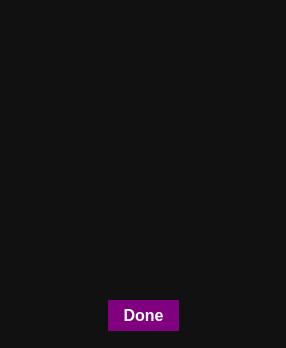
<?xml version="1.0" encoding="UTF-8"?>
<ui version="4.0">
 <class>Avoid</class>
 <widget class="QWidget" name="Avoid">
  <property name="geometry">
   <rect>
    <x>0</x>
    <y>0</y>
    <width>286</width>
    <height>348</height>
   </rect>
  </property>
  <property name="minimumSize">
   <size>
    <width>286</width>
    <height>348</height>
   </size>
  </property>
  <property name="maximumSize">
   <size>
    <width>286</width>
    <height>348</height>
   </size>
  </property>
  <property name="windowTitle">
   <string>Avoid Tiles</string>
  </property>
  <property name="windowIcon">
   <iconset>
    <normaloff>imageformats/smines_favicon.png</normaloff>imageformats/smines_favicon.png</iconset>
  </property>
  <property name="styleSheet">
   <string notr="true">QWidget{
	background-color: rgb(17, 17, 17); 
	color:white;
	border: 0;
}

#Done {
	color: white;
	background-color: purple; 
	font-size:16px;
	font-weight:bold;
}</string>
  </property>
  <widget class="QPushButton" name="pushButton_6">
   <property name="geometry">
    <rect>
     <x>20</x>
     <y>90</y>
     <width>45</width>
     <height>45</height>
    </rect>
   </property>
   <property name="text">
    <string/>
   </property>
   <property name="icon">
    <iconset>
     <normaloff>imageformats/tileNewBig.png</normaloff>imageformats/tileNewBig.png</iconset>
   </property>
   <property name="iconSize">
    <size>
     <width>45</width>
     <height>45</height>
    </size>
   </property>
  </widget>
  <widget class="QPushButton" name="pushButton_8">
   <property name="geometry">
    <rect>
     <x>120</x>
     <y>90</y>
     <width>45</width>
     <height>45</height>
    </rect>
   </property>
   <property name="text">
    <string/>
   </property>
   <property name="icon">
    <iconset>
     <normaloff>imageformats/tileNewBig.png</normaloff>imageformats/tileNewBig.png</iconset>
   </property>
   <property name="iconSize">
    <size>
     <width>45</width>
     <height>45</height>
    </size>
   </property>
  </widget>
  <widget class="QPushButton" name="pushButton_17">
   <property name="geometry">
    <rect>
     <x>220</x>
     <y>190</y>
     <width>45</width>
     <height>45</height>
    </rect>
   </property>
   <property name="text">
    <string/>
   </property>
   <property name="icon">
    <iconset>
     <normaloff>imageformats/tileNewBig.png</normaloff>imageformats/tileNewBig.png</iconset>
   </property>
   <property name="iconSize">
    <size>
     <width>45</width>
     <height>45</height>
    </size>
   </property>
  </widget>
  <widget class="QPushButton" name="pushButton_19">
   <property name="geometry">
    <rect>
     <x>170</x>
     <y>190</y>
     <width>45</width>
     <height>45</height>
    </rect>
   </property>
   <property name="text">
    <string/>
   </property>
   <property name="icon">
    <iconset>
     <normaloff>imageformats/tileNewBig.png</normaloff>imageformats/tileNewBig.png</iconset>
   </property>
   <property name="iconSize">
    <size>
     <width>45</width>
     <height>45</height>
    </size>
   </property>
  </widget>
  <widget class="QPushButton" name="pushButton_10">
   <property name="geometry">
    <rect>
     <x>70</x>
     <y>90</y>
     <width>45</width>
     <height>45</height>
    </rect>
   </property>
   <property name="text">
    <string/>
   </property>
   <property name="icon">
    <iconset>
     <normaloff>imageformats/tileNewBig.png</normaloff>imageformats/tileNewBig.png</iconset>
   </property>
   <property name="iconSize">
    <size>
     <width>45</width>
     <height>45</height>
    </size>
   </property>
  </widget>
  <widget class="QPushButton" name="pushButton_23">
   <property name="geometry">
    <rect>
     <x>120</x>
     <y>240</y>
     <width>45</width>
     <height>45</height>
    </rect>
   </property>
   <property name="text">
    <string/>
   </property>
   <property name="icon">
    <iconset>
     <normaloff>imageformats/tileNewBig.png</normaloff>imageformats/tileNewBig.png</iconset>
   </property>
   <property name="iconSize">
    <size>
     <width>45</width>
     <height>45</height>
    </size>
   </property>
  </widget>
  <widget class="QPushButton" name="pushButton_12">
   <property name="geometry">
    <rect>
     <x>220</x>
     <y>140</y>
     <width>45</width>
     <height>45</height>
    </rect>
   </property>
   <property name="text">
    <string/>
   </property>
   <property name="icon">
    <iconset>
     <normaloff>imageformats/tileNewBig.png</normaloff>imageformats/tileNewBig.png</iconset>
   </property>
   <property name="iconSize">
    <size>
     <width>45</width>
     <height>45</height>
    </size>
   </property>
  </widget>
  <widget class="QPushButton" name="pushButton_2">
   <property name="geometry">
    <rect>
     <x>70</x>
     <y>40</y>
     <width>45</width>
     <height>45</height>
    </rect>
   </property>
   <property name="text">
    <string/>
   </property>
   <property name="icon">
    <iconset>
     <normaloff>imageformats/tileNewBig.png</normaloff>imageformats/tileNewBig.png</iconset>
   </property>
   <property name="iconSize">
    <size>
     <width>45</width>
     <height>45</height>
    </size>
   </property>
  </widget>
  <widget class="QPushButton" name="pushButton_15">
   <property name="geometry">
    <rect>
     <x>70</x>
     <y>140</y>
     <width>45</width>
     <height>45</height>
    </rect>
   </property>
   <property name="text">
    <string/>
   </property>
   <property name="icon">
    <iconset>
     <normaloff>imageformats/tileNewBig.png</normaloff>imageformats/tileNewBig.png</iconset>
   </property>
   <property name="iconSize">
    <size>
     <width>45</width>
     <height>45</height>
    </size>
   </property>
  </widget>
  <widget class="QPushButton" name="pushButton_13">
   <property name="geometry">
    <rect>
     <x>120</x>
     <y>140</y>
     <width>45</width>
     <height>45</height>
    </rect>
   </property>
   <property name="text">
    <string/>
   </property>
   <property name="icon">
    <iconset>
     <normaloff>imageformats/tileNewBig.png</normaloff>imageformats/tileNewBig.png</iconset>
   </property>
   <property name="iconSize">
    <size>
     <width>45</width>
     <height>45</height>
    </size>
   </property>
  </widget>
  <widget class="QPushButton" name="pushButton_9">
   <property name="geometry">
    <rect>
     <x>170</x>
     <y>90</y>
     <width>45</width>
     <height>45</height>
    </rect>
   </property>
   <property name="text">
    <string/>
   </property>
   <property name="icon">
    <iconset>
     <normaloff>imageformats/tileNewBig.png</normaloff>imageformats/tileNewBig.png</iconset>
   </property>
   <property name="iconSize">
    <size>
     <width>45</width>
     <height>45</height>
    </size>
   </property>
  </widget>
  <widget class="QPushButton" name="pushButton_22">
   <property name="geometry">
    <rect>
     <x>220</x>
     <y>240</y>
     <width>45</width>
     <height>45</height>
    </rect>
   </property>
   <property name="text">
    <string/>
   </property>
   <property name="icon">
    <iconset>
     <normaloff>imageformats/tileNewBig.png</normaloff>imageformats/tileNewBig.png</iconset>
   </property>
   <property name="iconSize">
    <size>
     <width>45</width>
     <height>45</height>
    </size>
   </property>
  </widget>
  <widget class="QPushButton" name="pushButton_4">
   <property name="geometry">
    <rect>
     <x>170</x>
     <y>40</y>
     <width>45</width>
     <height>45</height>
    </rect>
   </property>
   <property name="text">
    <string/>
   </property>
   <property name="icon">
    <iconset>
     <normaloff>imageformats/tileNewBig.png</normaloff>imageformats/tileNewBig.png</iconset>
   </property>
   <property name="iconSize">
    <size>
     <width>45</width>
     <height>45</height>
    </size>
   </property>
  </widget>
  <widget class="QPushButton" name="pushButton_18">
   <property name="geometry">
    <rect>
     <x>120</x>
     <y>190</y>
     <width>45</width>
     <height>45</height>
    </rect>
   </property>
   <property name="text">
    <string/>
   </property>
   <property name="icon">
    <iconset>
     <normaloff>imageformats/tileNewBig.png</normaloff>imageformats/tileNewBig.png</iconset>
   </property>
   <property name="iconSize">
    <size>
     <width>45</width>
     <height>45</height>
    </size>
   </property>
  </widget>
  <widget class="QPushButton" name="pushButton_24">
   <property name="geometry">
    <rect>
     <x>170</x>
     <y>240</y>
     <width>45</width>
     <height>45</height>
    </rect>
   </property>
   <property name="text">
    <string/>
   </property>
   <property name="icon">
    <iconset>
     <normaloff>imageformats/tileNewBig.png</normaloff>imageformats/tileNewBig.png</iconset>
   </property>
   <property name="iconSize">
    <size>
     <width>45</width>
     <height>45</height>
    </size>
   </property>
  </widget>
  <widget class="QPushButton" name="pushButton_25">
   <property name="geometry">
    <rect>
     <x>70</x>
     <y>240</y>
     <width>45</width>
     <height>45</height>
    </rect>
   </property>
   <property name="text">
    <string/>
   </property>
   <property name="icon">
    <iconset>
     <normaloff>imageformats/tileNewBig.png</normaloff>imageformats/tileNewBig.png</iconset>
   </property>
   <property name="iconSize">
    <size>
     <width>45</width>
     <height>45</height>
    </size>
   </property>
  </widget>
  <widget class="QLabel" name="label">
   <property name="geometry">
    <rect>
     <x>50</x>
     <y>5</y>
     <width>180</width>
     <height>26</height>
    </rect>
   </property>
   <property name="text">
    <string/>
   </property>
   <property name="pixmap">
    <pixmap>imageformats/smines.png</pixmap>
   </property>
  </widget>
  <widget class="QPushButton" name="pushButton_14">
   <property name="geometry">
    <rect>
     <x>170</x>
     <y>140</y>
     <width>45</width>
     <height>45</height>
    </rect>
   </property>
   <property name="text">
    <string/>
   </property>
   <property name="icon">
    <iconset>
     <normaloff>imageformats/tileNewBig.png</normaloff>imageformats/tileNewBig.png</iconset>
   </property>
   <property name="iconSize">
    <size>
     <width>45</width>
     <height>45</height>
    </size>
   </property>
  </widget>
  <widget class="QPushButton" name="pushButton_7">
   <property name="geometry">
    <rect>
     <x>220</x>
     <y>90</y>
     <width>45</width>
     <height>45</height>
    </rect>
   </property>
   <property name="text">
    <string/>
   </property>
   <property name="icon">
    <iconset>
     <normaloff>imageformats/tileNewBig.png</normaloff>imageformats/tileNewBig.png</iconset>
   </property>
   <property name="iconSize">
    <size>
     <width>45</width>
     <height>45</height>
    </size>
   </property>
  </widget>
  <widget class="QPushButton" name="pushButton">
   <property name="geometry">
    <rect>
     <x>20</x>
     <y>40</y>
     <width>45</width>
     <height>45</height>
    </rect>
   </property>
   <property name="text">
    <string/>
   </property>
   <property name="icon">
    <iconset>
     <normaloff>imageformats/tileNewBig.png</normaloff>imageformats/tileNewBig.png</iconset>
   </property>
   <property name="iconSize">
    <size>
     <width>45</width>
     <height>45</height>
    </size>
   </property>
  </widget>
  <widget class="QPushButton" name="pushButton_16">
   <property name="geometry">
    <rect>
     <x>20</x>
     <y>190</y>
     <width>45</width>
     <height>45</height>
    </rect>
   </property>
   <property name="text">
    <string/>
   </property>
   <property name="icon">
    <iconset>
     <normaloff>imageformats/tileNewBig.png</normaloff>imageformats/tileNewBig.png</iconset>
   </property>
   <property name="iconSize">
    <size>
     <width>45</width>
     <height>45</height>
    </size>
   </property>
  </widget>
  <widget class="QPushButton" name="Done">
   <property name="geometry">
    <rect>
     <x>108</x>
     <y>300</y>
     <width>71</width>
     <height>31</height>
    </rect>
   </property>
   <property name="font">
    <font>
     <pointsize>-1</pointsize>
     <weight>75</weight>
     <bold>true</bold>
    </font>
   </property>
   <property name="toolTip">
    <string>&lt;html&gt;&lt;head/&gt;&lt;body&gt;&lt;p&gt;&lt;span style=&quot; font-size:8pt; font-weight:400;&quot;&gt;Starts the Bot&lt;/span&gt;&lt;/p&gt;&lt;/body&gt;&lt;/html&gt;</string>
   </property>
   <property name="styleSheet">
    <string notr="true"/>
   </property>
   <property name="text">
    <string>Done</string>
   </property>
  </widget>
  <widget class="QPushButton" name="pushButton_20">
   <property name="geometry">
    <rect>
     <x>70</x>
     <y>190</y>
     <width>45</width>
     <height>45</height>
    </rect>
   </property>
   <property name="text">
    <string/>
   </property>
   <property name="icon">
    <iconset>
     <normaloff>imageformats/tileNewBig.png</normaloff>imageformats/tileNewBig.png</iconset>
   </property>
   <property name="iconSize">
    <size>
     <width>45</width>
     <height>45</height>
    </size>
   </property>
  </widget>
  <widget class="QPushButton" name="pushButton_5">
   <property name="geometry">
    <rect>
     <x>220</x>
     <y>40</y>
     <width>45</width>
     <height>45</height>
    </rect>
   </property>
   <property name="text">
    <string/>
   </property>
   <property name="icon">
    <iconset>
     <normaloff>imageformats/tileNewBig.png</normaloff>imageformats/tileNewBig.png</iconset>
   </property>
   <property name="iconSize">
    <size>
     <width>45</width>
     <height>45</height>
    </size>
   </property>
  </widget>
  <widget class="QPushButton" name="pushButton_3">
   <property name="geometry">
    <rect>
     <x>120</x>
     <y>40</y>
     <width>45</width>
     <height>45</height>
    </rect>
   </property>
   <property name="text">
    <string/>
   </property>
   <property name="icon">
    <iconset>
     <normaloff>imageformats/tileNewBig.png</normaloff>imageformats/tileNewBig.png</iconset>
   </property>
   <property name="iconSize">
    <size>
     <width>45</width>
     <height>45</height>
    </size>
   </property>
  </widget>
  <widget class="QPushButton" name="pushButton_21">
   <property name="geometry">
    <rect>
     <x>20</x>
     <y>240</y>
     <width>45</width>
     <height>45</height>
    </rect>
   </property>
   <property name="text">
    <string/>
   </property>
   <property name="icon">
    <iconset>
     <normaloff>imageformats/tileNewBig.png</normaloff>imageformats/tileNewBig.png</iconset>
   </property>
   <property name="iconSize">
    <size>
     <width>45</width>
     <height>45</height>
    </size>
   </property>
  </widget>
  <widget class="QPushButton" name="pushButton_11">
   <property name="geometry">
    <rect>
     <x>20</x>
     <y>140</y>
     <width>45</width>
     <height>45</height>
    </rect>
   </property>
   <property name="text">
    <string/>
   </property>
   <property name="icon">
    <iconset>
     <normaloff>imageformats/tileNewBig.png</normaloff>imageformats/tileNewBig.png</iconset>
   </property>
   <property name="iconSize">
    <size>
     <width>45</width>
     <height>45</height>
    </size>
   </property>
  </widget>
 </widget>
 <resources/>
 <connections/>
</ui>
